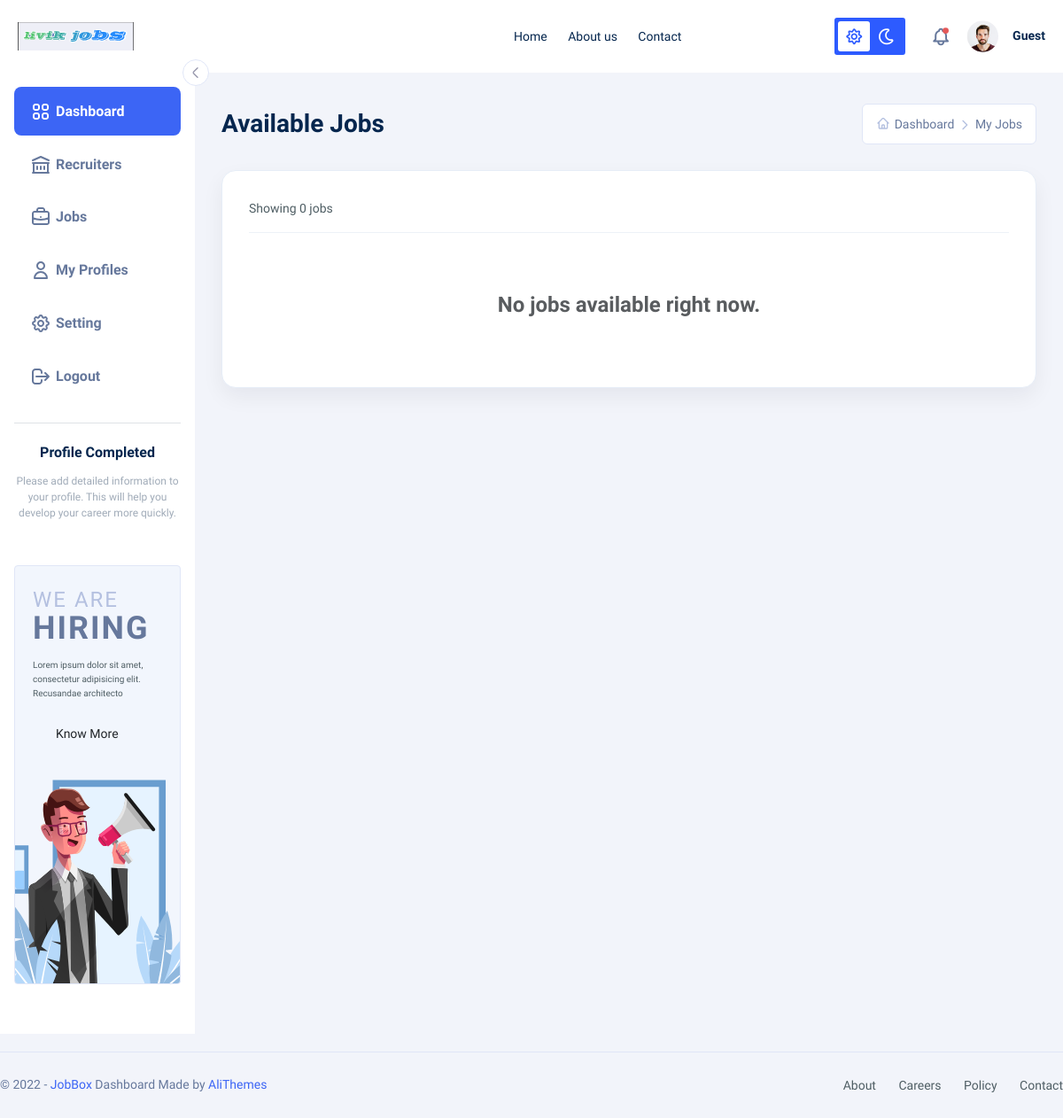
Page /dashboard1/my_job_grid/ on the earlier database version.
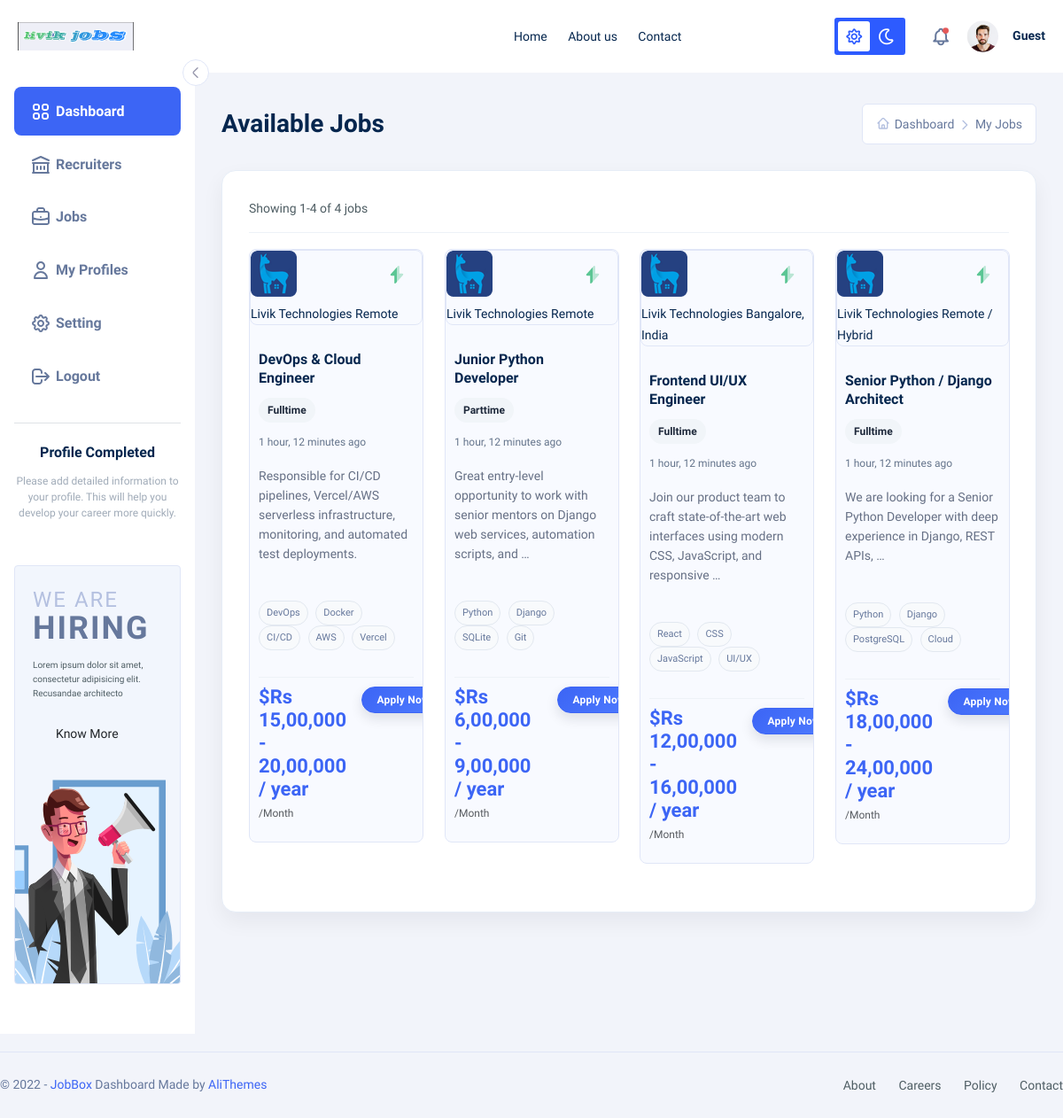
Same page on the later database version.
### dashb2/models.py (models this page shows, shortened)
class Job(models.Model):
    user = models.ForeignKey(User, related_name='jobs', on_delete=models.CASCADE)  # better related_name
    job_title = models.CharField(max_length=300)
    description = models.TextField()  # Changed to TextField
    tags = models.CharField(max_length=40, blank=True)
    location = models.CharField(max_length=300, blank=True)
    job_type = models.CharField(choices=JOB_TYPE, max_length=20)
    salary = models.CharField(max_length=30, blank=True)
    company_name = models.CharField(max_length=300, blank=True)
    last_date = models.DateField()
    url = models.URLField(blank=True, null=True)  # ADD THIS LINE - make it optional
    is_published = models.BooleanField(default=False)
    is_closed = models.BooleanField(default=False)
    created_at = models.DateTimeField(auto_now_add=True)
    updated_at = models.DateTimeField(auto_now_add=True)
    file_upload = models.ImageField(upload_to='job_logo', null=True, blank=True)

### dashb1/views.py (the view, shortened to what this page needs)
# urls.py: path('my_job_grid/', views.my_job_grid, name='dashb1_my_job_grid'),
def my_job_grid(request):
    jobs_list = Job.objects.filter(is_closed=False).order_by('-created_at')
    for job in jobs_list:
        job.tag_list = [tag.strip() for tag in (job.tags or '').split(',') if tag.strip()]
    paginator = Paginator(jobs_list, 12)
    page_number = request.GET.get('page')
    jobs = paginator.get_page(page_number)
    applied_job_ids = set()
    applied_job_ids |= set(request.session.get('applied_jobs', []))
    last_email = request.session.get('last_applicant_email')
    if last_email:
        applied_job_ids |= set(
            JobApplication.objects.filter(email__iexact=last_email).values_list('job_id', flat=True)
        )
    for job in jobs:
        job.has_applied = job.id in applied_job_ids
    return render(request, 'my_job_grid.html', {
        'jobs': jobs,
        'total_jobs': jobs_list.count(),
    })

### account/context_processors.py (called while the page is built)
def user_settings(request):
    if not request.user.is_authenticated:
        return {'user_settings': None}
    settings, _ = UserSettings.objects.get_or_create(user=request.user)
    return {'user_settings': settings}

### dashb1/templates3/my_job_grid.html (shortened to what the changed rows need)
{% extends 'base1.html' %}
{% load static %}
{% block content %}
<div class="box-content my-jobs-page">
  <div class="row">
    <div class="col-lg-12">
      <div class="section-box">
        <div class="container">
          <div class="panel-white mb-30">
            <div class="box-padding">
              <div class="box-filters-job">
                <div class="row">
                  <div class="col-xl-6 col-lg-5">
                    <span class="font-sm text-showing color-text-paragraph">
                      Showing
                      {% if jobs %}
                        {{ jobs.start_index }}-{{ jobs.end_index }} of {{ total_jobs }}
                      {% else %}
                        0
                      {% endif %}
                      jobs
                    </span>
                  </div>
                </div>
              </div>
              <div class="row">
                {% for job in jobs %}
                <div class="col-xl-3 col-lg-4 col-md-6 col-sm-12 col-12">
                  <div class="card-grid-2 cinema-3d-card" data-cinema-tilt-3d hover-up job-card">
                    <div class="card-grid-2 cinema-3d-card" data-cinema-tilt-3d-image-left"><span class="flash"></span>
                      <div class="image-box">
                        {% if job.file_upload %}
                          <img src="{{ job.file_upload.url }}" alt="{{ job.company_name }}">
                        {% else %}
                          <img src="{% static 'assets/imgs/brands/brand-1.png' %}" alt="jobBox">
                        {% endif %}
                      </div>
                      <div class="right-info">
                        <a class="name-job" href="#">{{ job.company_name }}</a>
                        <span class="location-small">{{ job.location }}</span>
                      </div>
                    </div>
                    <div class="card-block-info">
                      <h6><a href="#">{{ job.job_title }}</a></h6>
                      <div class="mt-5">
                        <span class="card-briefcase">{{ job.job_type }}</span>
                        <span class="card-time">{{ job.created_at|timesince }}<span> ago</span></span>
                      </div>
                      <p class="font-sm color-text-paragraph mt-15">{{ job.description|truncatewords:15 }}</p>
                      <div class="mt-30">
                        {% for tag in job.tag_list %}
                          <a class="btn btn-grey-small mr-5" href="#">{{ tag }}</a>
                        {% endfor %}
                      </div>
                      <div class="card-2-bottom mt-30">
                        <div class="row">
                          <div class="col-lg-7 col-7">
                            <span class="card-text-price">${{ job.salary }}</span>
                            <span class="text-muted">/Month</span>
                          </div>
                          <div class="col-lg-5 col-5 text-end">
                            {% if job.has_applied %}
                              <button
                                type="button"
                                class="btn btn-secondary"
                                disabled
                              >
                                Applied
                              </button>
                            {% else %}
                              <button
                                type="button"
                                class="btn btn-apply-now"
                                data-bs-toggle="modal"
                                data-bs-target="#applyJobModal"
                                data-job-id="{{ job.id }}"
                                data-job-title="{{ job.job_title }}"
                                data-company-name="{{ job.company_name }}"
                              >
                                Apply Now
                              </button>
                            {% endif %}
                          </div>
                        </div>
                      </div>
                    </div>
                  </div>
                </div>
                {% empty %}
                <div class="col-12">
                  <div class="text-center py-5">
                    <h4 class="text-muted">No jobs available right now.</h4>
                  </div>
                </div>
                {% endfor %}
              </div>
            </div>
          </div>
        </div>
      </div>
    </div>
  </div>
</div>
{% endblock %}

Differences in the rows shown:
added Job: company_name "Livik Technologies", location "Remote", job_title "DevOps & Cloud Engineer", job_type "Fulltime", created_at "1 hour, 12 minutes", description "Responsible for CI/CD pipelines, Vercel/AWS serverless infrastructure, monitoring, and automated test deployments.", tag_list "DevOps" "Docker" "CI/CD" "AWS" "Vercel", salary "Rs 15,00,000 - 20,00,000 / year"
added Job: company_name "Livik Technologies", location "Remote", job_title "Junior Python Developer", job_type "Parttime", created_at "1 hour, 12 minutes", description "Great entry-level opportunity to work with senior mentors on Django web services, automation scripts, and …", tag_list "Python" "Django" "SQLite" "Git", salary "Rs 6,00,000 - 9,00,000 / year"
added Job: company_name "Livik Technologies", location "Bangalore, India", job_title "Frontend UI/UX Engineer", job_type "Fulltime", created_at "1 hour, 12 minutes", description "Join our product team to craft state-of-the-art web interfaces using modern CSS, JavaScript, and responsive …", tag_list "React" "CSS" "JavaScript" "UI/UX", salary "Rs 12,00,000 - 16,00,000 / year"
added Job: company_name "Livik Technologies", location "Remote / Hybrid", job_title "Senior Python / Django Architect", job_type "Fulltime", created_at "1 hour, 12 minutes", description "We are looking for a Senior Python Developer with deep experience in Django, REST APIs, …", tag_list "Python" "Django" "PostgreSQL" "Cloud", salary "Rs 18,00,000 - 24,00,000 / year"
Other differences:
{{ jobs.start_index }}: (not shown) → "1"
{{ jobs.end_index }}: (not shown) → "4"
{{ total_jobs }}: (not shown) → "4"
text no longer shown: "0 No jobs available right now."
text now shown: "- of"
